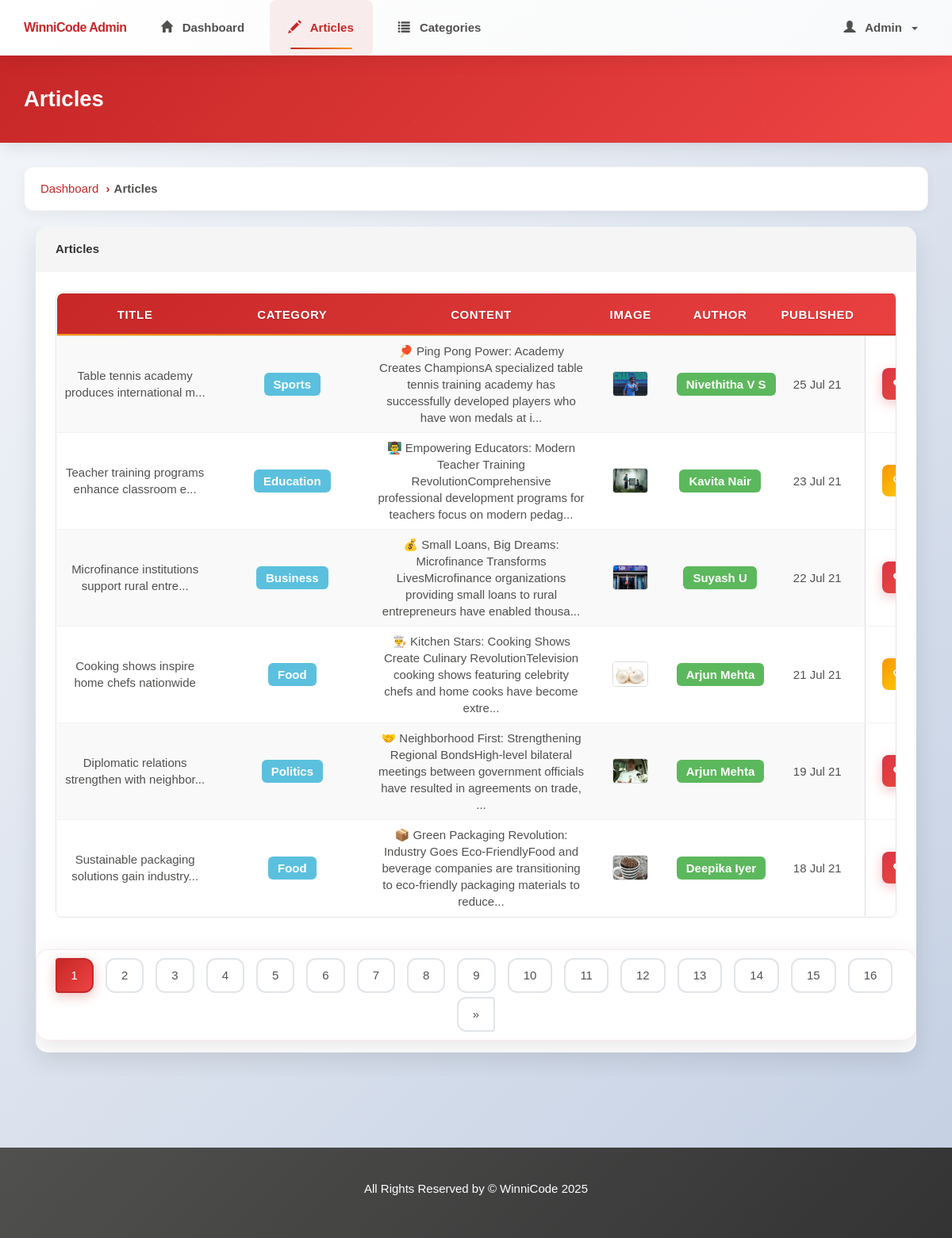
Screenshot of /admin/articles.php (signed in) with the database file from the repository.
### tables this page shows
CREATE TABLE `article` (
  `article_id` int NOT NULL,
  `category_id` int NOT NULL,
  `author_id` int NOT NULL,
  `article_title` varchar(200) NOT NULL,
  `article_description` text NOT NULL,
  `article_image` varchar(250) NOT NULL,
  `article_date` date NOT NULL,
  `article_trend` tinyint(1) NOT NULL,
  `article_active` tinyint(1) NOT NULL
);

CREATE TABLE `category` (
  `category_id` int NOT NULL,
  `category_name` varchar(45) NOT NULL,
  `category_color` varchar(35) NOT NULL,
  `category_image` varchar(250) NOT NULL,
  `category_description` varchar(350) NOT NULL
);

CREATE TABLE `author` (
  `author_id` int NOT NULL,
  `author_name` varchar(35) NOT NULL,
  `author_password` varchar(100) NOT NULL,
  `author_email` varchar(45) NOT NULL
);

### admin/articles.php (the view, shortened to what this page needs)
<?php
require('./includes/nav.inc.php');
?>
<section id="breadcrumb">
  <div class="container">
    <ol class="breadcrumb">
      <li><a href="./index.php">Dashboard</a></li>
      <li class="active">Articles</li>
    </ol>
  </div>
</section>
<section id="main">
  <div class="container">
    <div class="col-md-12">
      <?php
      $limit = 6;
      if (isset($_GET['page'])) {
        $page = $_GET['page'];
      } else {
        $page = 1;
      }
      $offset = ($page - 1) * $limit;
      $sql = "SELECT article.article_title,
                article.article_id,
                article.article_date,
                author.author_name,
                article.article_image,
                article.article_trend,
                article.article_active,
                article.article_description,
                category.category_name
                FROM article, category, author
                WHERE article.category_id = category.category_id
                AND article.author_id = author.author_id
                ORDER BY article.article_date DESC
                LIMIT {$offset},{$limit}";
      $result = mysqli_query($con, $sql);
      $row = mysqli_num_rows($result);
      ?>
      <div class="panel panel-default">
        <div class="panel-heading">
          <h4 class="panel-title">Articles</h4>
        </div>
        <div class="panel-body">
          <div class="table-responsive-custom">
            <table class="table table-striped table-hover article-table">
              <thead>
                <tr>
                  <th class="title-col">Title</th>
                  <th class="category-col">Category</th>
                  <th class="content-col">Content</th>
                  <th class="image-col">Image</th>
                  <th class="author-col">Author</th>
                  <th class="date-col">Published</th>
                  <th class="actions-col">Actions</th>
                </tr>
              </thead>
              <tbody>
                <?php
                if ($row > 0) {
                  while ($data = mysqli_fetch_assoc($result)) {
                    $category_name = $data['category_name'];
                    $article_id = $data['article_id'];
                    $article_title = $data['article_title'];
                    $article_trend = $data['article_trend'];
                    $article_desc = $data['article_description'];
                    $article_image = $data['article_image'];
                    $article_date = $data['article_date'];
                    $article_author = $data['author_name'];
                    $article_desc_plain = strip_tags($article_desc);
                    $article_desc_short = substr($article_desc_plain, 0, 150) . "...";
                    $article_title_short = strlen($article_title) > 45 ? substr($article_title, 0, 45) . "..." : $article_title;
                    $article_date = date("d M y", strtotime($article_date));
                    echo '
                      <tr>
                        <td class="title-col">
                          <div class="text-truncate-custom" title="' . htmlspecialchars($article_title) . '">
                            ' . htmlspecialchars($article_title_short) . '
                          </div>
                        </td>
                        <td class="category-col">
                          <span class="label label-info">' . htmlspecialchars($category_name) . '</span>
                        </td>
                        <td class="content-col">
                          <div class="text-truncate-custom" title="' . htmlspecialchars($article_desc_plain) . '">
                            ' . htmlspecialchars($article_desc_short) . '
                          </div>
                        </td>
                        <td class="image-col">
                          <img src="' . (!empty($article_image) ? '../assets/images/articles/' . htmlspecialchars($article_image) : '../assets/images/fallback_news.png') . '"
                               alt="Article Image"
                               title="' . htmlspecialchars($article_title) . '" />
                        </td>
                        <td class="author-col">
                          <span class="label label-success">' . htmlspecialchars($article_author) . '</span>
                        </td>
                        <td class="date-col">
                          <small>' . $article_date . '</small>
                        </td>
                        <td class="actions-col">';
                    if ($article_trend > 0) {
                      echo '
                          <a class="btn btn-danger btn-sm" href="./deactivate-trend.php?id=' . $article_id . '" title="Remove from Trending">
                            <span class="glyphicon glyphicon-heart"></span>
                          </a>';
                    } else {
                      echo '
                          <a class="btn btn-warning btn-sm" href="./activate-trend.php?id=' . $article_id . '" title="Make Trending">
                            <span class="glyphicon glyphicon-heart-empty"></span>
                          </a>';
                    }
                    echo '
                          <button class="btn btn-danger btn-sm" onclick="deleteConfirm(' . $article_id . ')" title="Delete">
                            <span class="glyphicon glyphicon-trash"></span>
                          </button>
                        </td>
                      </tr>
                    ';
                  }
                }
                ?>
              </tbody>
            </table>
          </div>
        </div>
        <?php
        $paginationQuery = "SELECT * FROM article";
        $paginationResult = mysqli_query($con, $paginationQuery);
        if (mysqli_num_rows($paginationResult) > 0) {
          $total_articles = mysqli_num_rows($paginationResult);
          $total_page = ceil($total_articles / $limit);
          ?>
          <div class="text-center">
            <ul class="pagination pg-red">
              <?php
              for ($i = 1; $i <= $total_page; $i++) {
                $active = "";
                if ($i == $page) {
                  $active = "active";
                }
                echo '<li class="page-item ' . $active . '"><a href="./articles.php?page=' . $i . '" class="page-link">' . $i . '</a></li>';
              }
              if ($total_page > $page) {
                echo '
                    <li class="page-item">
                      <a href="articles.php?page=' . ($page + 1) . '" class="page-link">
                        <span>&raquo;</span>
                      </a>
                    </li>';
              }
              ?>
            </ul>
          </div>
          <?php
        } else {
          echo '<div class="text-center" style="padding: 30px; color: var(--active-color);"><div><i class="glyphicon glyphicon-file-alt empty-state-icon"></i><h4>No Articles Found!</h4><p>Authors need to start writing articles.</p></div></div>';
        }
        ?>
      </div>
    </div>
  </div>
</section>
<?php
require('./includes/footer.inc.php')
  ?>

### assets/css/partials/4-component.css (style rules this page uses)
.container { width: 100%; padding-right: 15px; padding-left: 15px; margin-right: auto; margin-left: auto; max-width: 100%; overflow-x: hidden; word-wrap: break-word; overflow-wrap: break-word; }
.btn { display: inline-block; border: none; background: var(--dark-color); color: #fff; text-decoration: none; font-family: var(--ff-nunito); padding: 0.5rem 0.75rem; border-radius: var(--border-radius); transition: all 200ms ease-in-out; }
.pagination { display: flex; align-items: center; justify-content: center; gap: 0.5rem; background: white; padding: 1rem 1.5rem; border-radius: 16px; box-shadow: 0 8px 30px rgba(0, 0, 0, 0.1); border: 1px solid rgba(199, 39, 39, 0.1); flex-wrap: wrap; margin: 1.5rem 0; }
.pagination a { display: flex; align-items: center; justify-content: center; min-width: 44px; height: 44px; padding: 0.5rem; background: white; color: var(--dark-color); text-decoration: none; border-radius: 12px; font-weight: 600; font-size: var(--ts-sml); transition: all 0.3s ease; border: 2px solid #e9ecef; cursor: pointer; }
.pagination a { animation: fadeInScale 0.3s ease; }

### assets/css/partials/1-variables.css (style rules this page uses)
:root { --primary-color: #c72727; --secondary-color: #f99500; --light-color: #f1f1f1; --dark-color: #50514f; --black-color: #333333; --tag-trend-color: #fa163f; --tag-yellow-color: #ffbe0b; --tag-purple-color: #8338ec; --tag-blue-color: #3a86ff; --tag-green-color: #00ff73; --tag-orange-color: #ef4339; --tag-pink-color: #ff0a54; --tag-brown-color: #663f3f; --hover-color: #ee4444; --active-color: #b90615; --ts-xs: 0.625rem; --ts-vs: 0.75rem; --ts-sml: 1rem; --ts-md: 1.25rem; --ts-lg: 1.5rem; --hs-vs: 1.6rem; --hs-sml: 2.25rem; --hs-md: 2.75rem; --hs-lg: 3.5rem; --ff-monts: "Montserrat", sans-serif; --ff-nunito: "Nunito Sans", sans-serif; --ff-noto: "Noto Serif", serif; --ff-robo: "Roboto", sans-serif; --border-radius: 5px; --space-xs: 0.5rem; --space-sm: 1rem; --space-md: 1.5rem; --space-lg: 2rem; --space-xl: 3rem; --lh-tight: 1.2; --lh-normal: 1.5; --lh-relaxed: 1.7; --lh-loose: 1.8; }

### admin/articles.php (style rules this page uses)
.table-responsive-custom { overflow-x: auto; -webkit-overflow-scrolling: touch; }
.article-table { min-width: 1200px; margin-bottom: 0; table-layout: auto; width: 100%; }
.article-table th, .article-table td { vertical-align: middle !important; padding: 8px !important; white-space: nowrap; }
.article-table .title-col { width: 22%; max-width: 200px; min-width: 150px; white-space: normal; word-wrap: break-word; overflow-wrap: break-word; line-height: 1.4; }
.article-table .content-col { width: 28%; max-width: 250px; min-width: 180px; white-space: normal; word-wrap: break-word; overflow-wrap: break-word; line-height: 1.4; }
.article-table .category-col { width: 10%; max-width: 90px; min-width: 70px; }
.article-table .author-col { width: 12%; max-width: 100px; min-width: 80px; }
.article-table .image-col { width: 8%; max-width: 70px; min-width: 60px; text-align: center; }
.article-table .image-col img { width: 45px; height: 32px; object-fit: cover; border-radius: 4px; border: 1px solid #ddd; }
.article-table .date-col { width: 10%; max-width: 80px; min-width: 70px; }
.article-table .actions-col { width: 15%; max-width: 150px; min-width: 130px; text-align: center; position: sticky; right: 0; background: white; border-left: 1px solid #ddd; z-index: 10; }
.article-table .actions-col .btn { margin: 1px; padding: 4px 8px; }
.article-table thead th.actions-col { position: sticky; right: 0; background: #f5f5f5; border-left: 1px solid #ddd; z-index: 11; }
.text-truncate-custom { display: block; max-height: none; overflow: visible; word-wrap: break-word; overflow-wrap: break-word; line-height: 1.4; position: relative; }
.article-table .actions-col { box-shadow: -2px 0 5px rgba(0, 0, 0, 0.1); }

### rows the page displays
article: article_title "Table tennis academy produces international m...", category.category_name "Sports", article_description "🏓 Ping Pong Power: Academy Creates ChampionsA specialized table tennis training academy has successfully developed players who have won medals at i...", article_image (picture), author.author_name "Nivethitha V S", article_date "25 Jul 21"
article: article_title "Teacher training programs enhance classroom e...", category.category_name "Education", article_description "👨‍🏫 Empowering Educators: Modern Teacher Training RevolutionComprehensive professional development programs for teachers focus on modern pedag...", article_image (picture), author.author_name "Kavita Nair", article_date "23 Jul 21"
article: article_title "Microfinance institutions support rural entre...", category.category_name "Business", article_description "💰 Small Loans, Big Dreams: Microfinance Transforms LivesMicrofinance organizations providing small loans to rural entrepreneurs have enabled thousa...", article_image (picture), author.author_name "Suyash U", article_date "22 Jul 21"
article: article_title "Cooking shows inspire home chefs nationwide", category.category_name "Food", article_description "👨‍🍳 Kitchen Stars: Cooking Shows Create Culinary RevolutionTelevision cooking shows featuring celebrity chefs and home cooks have become extre...", article_image (picture), author.author_name "Arjun Mehta", article_date "21 Jul 21"
article: article_title "Diplomatic relations strengthen with neighbor...", category.category_name "Politics", article_description "🤝 Neighborhood First: Strengthening Regional BondsHigh-level bilateral meetings between government officials have resulted in agreements on trade, ...", article_image (picture), author.author_name "Arjun Mehta", article_date "19 Jul 21"
article: article_title "Sustainable packaging solutions gain industry...", category.category_name "Food", article_description "📦 Green Packaging Revolution: Industry Goes Eco-FriendlyFood and beverage companies are transitioning to eco-friendly packaging materials to reduce...", article_image (picture), author.author_name "Deepika Iyer", article_date "18 Jul 21"

### other values shown
$admin_name "Admin"
$page_title "Articles"
